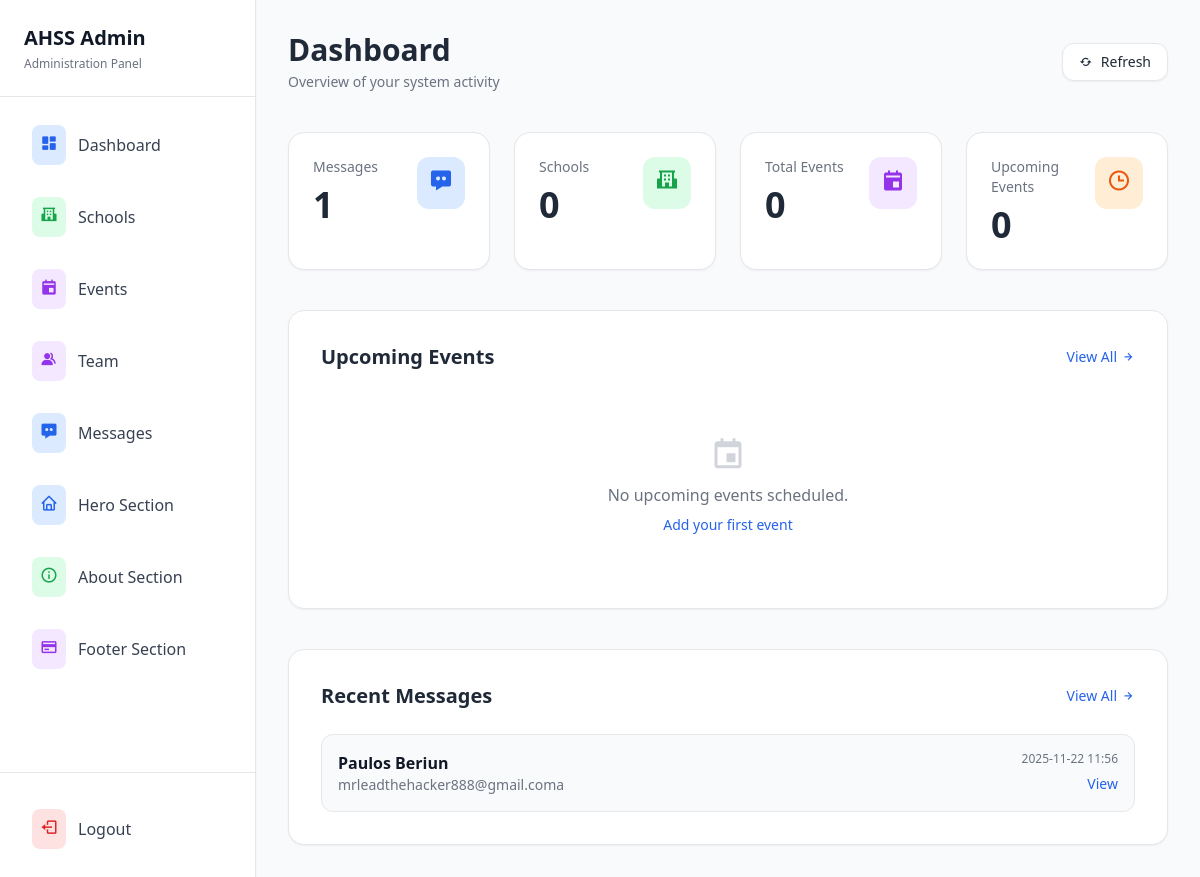
Screenshot of /admin/dashboard (signed in) with the database file from the repository.
### tables this page shows
CREATE TABLE contact_messages
                (id INTEGER PRIMARY KEY AUTOINCREMENT, name TEXT NOT NULL, email TEXT NOT NULL, message TEXT NOT NULL,
                is_read BOOLEAN DEFAULT 0, created_at TIMESTAMP DEFAULT CURRENT_TIMESTAMP);

### app.py (the view)
@app.route('/admin/dashboard')
@admin_required
def admin_dashboard():
    conn = get_db_connection()
    messages_count = conn.execute('SELECT COUNT(*) FROM contact_messages').fetchone()[0]
    schools_count = conn.execute('SELECT COUNT(*) FROM schools').fetchone()[0]
    events_count = conn.execute('SELECT COUNT(*) FROM events').fetchone()[0]
    upcoming_events_count = conn.execute('SELECT COUNT(*) FROM events WHERE event_type = "upcoming" AND is_active = 1').fetchone()[0]
    recent_messages = conn.execute('SELECT * FROM contact_messages ORDER BY created_at DESC LIMIT 5').fetchall()
    upcoming_events = conn.execute('SELECT * FROM events WHERE event_type = "upcoming" AND is_active = 1 ORDER BY event_date ASC LIMIT 3').fetchall()
    conn.close()
    return render_template('admin/dashboard.html', messages_count=messages_count, schools_count=schools_count,
                         events_count=events_count, upcoming_events_count=upcoming_events_count,
                         recent_messages=recent_messages, upcoming_events=upcoming_events)

### app.py (called while the page is built)
def get_db_connection():
    conn = sqlite3.connect('site.db')
    conn.row_factory = sqlite3.Row
    return conn

def admin_required(f):
    @wraps(f)
    def decorated_function(*args, **kwargs):
        if 'admin_logged_in' not in session:
            flash('Please login to access this page.', 'error')
            return redirect(url_for('admin_login'))
        if 'login_time' in session:
            login_time = datetime.fromisoformat(session['login_time'])
            if datetime.now() - login_time > app.config['PERMANENT_SESSION_LIFETIME']:
                session.clear()
                flash('Session expired. Please login again.', 'error')
                return redirect(url_for('admin_login'))
        return f(*args, **kwargs)
    return decorated_function

@app.before_request
def make_session_permanent():
    session.permanent = True

### templates/admin/dashboard.html (shortened to what this page needs)
<!DOCTYPE html>
<html lang="en">
<head>
    <script src="https://cdn.tailwindcss.com"></script>
    <link href='https://unpkg.com/boxicons@2.1.4/css/boxicons.min.css' rel='stylesheet'>
</head>
<body class="bg-gray-50 text-gray-800">
<div class="flex min-h-screen">
    {% include 'admin/include/sidebar.html' %}
    <main class="lg:ml-64 flex-1 p-8">
        <div class="max-w-7xl mx-auto space-y-10">
            <div class="flex items-center justify-between">
                <div>
                    <h1 class="text-3xl font-bold">Dashboard</h1>
                    <p class="text-gray-500 text-sm mt-1">Overview of your system activity</p>
                </div>
                <div class="flex items-center space-x-3">
                    <button class="px-4 py-2 bg-white border border-gray-200 rounded-xl shadow-sm hover:shadow-md transition text-sm flex items-center">
                        <i class='bx bx-refresh mr-2'></i> Refresh
                    </button>
                </div>
            </div>
<div class="grid grid-cols-1 sm:grid-cols-2 lg:grid-cols-4 gap-6">
    <div class="bg-white rounded-2xl border border-gray-200 p-6 shadow-sm hover:shadow-md transition">
        <div class="flex items-start justify-between">
            <div>
                <p class="text-sm text-gray-500">Messages</p>
                <p class="text-4xl font-semibold mt-2">{{ messages_count }}</p>
            </div>
            <div class="p-3 bg-blue-100 text-blue-600 rounded-xl">
                <i class='bx bxs-message-dots text-2xl'></i>
            </div>
        </div>
    </div>
    <div class="bg-white rounded-2xl border border-gray-200 p-6 shadow-sm hover:shadow-md transition">
        <div class="flex items-start justify-between">
            <div>
                <p class="text-sm text-gray-500">Schools</p>
                <p class="text-4xl font-semibold mt-2">{{ schools_count }}</p>
            </div>
            <div class="p-3 bg-green-100 text-green-600 rounded-xl">
                <i class='bx bxs-school text-2xl'></i>
            </div>
        </div>
    </div>
    <div class="bg-white rounded-2xl border border-gray-200 p-6 shadow-sm hover:shadow-md transition">
        <div class="flex items-start justify-between">
            <div>
                <p class="text-sm text-gray-500">Total Events</p>
                <p class="text-4xl font-semibold mt-2">{{ events_count }}</p>
            </div>
            <div class="p-3 bg-purple-100 text-purple-600 rounded-xl">
                <i class='bx bxs-calendar-event text-2xl'></i>
            </div>
        </div>
    </div>
    <div class="bg-white rounded-2xl border border-gray-200 p-6 shadow-sm hover:shadow-md transition">
        <div class="flex items-start justify-between">
            <div>
                <p class="text-sm text-gray-500">Upcoming Events</p>
                <p class="text-4xl font-semibold mt-2">{{ upcoming_events_count }}</p>
            </div>
            <div class="p-3 bg-orange-100 text-orange-600 rounded-xl">
                <i class='bx bx-time text-2xl'></i>
            </div>
        </div>
    </div>
</div>
<div class="bg-white rounded-2xl border border-gray-200 shadow-sm p-8">
    <div class="flex items-center justify-between mb-6">
        <h2 class="text-xl font-semibold">Upcoming Events</h2>
        <a href="{{ url_for('admin_events') }}" class="text-blue-600 text-sm font-medium hover:underline flex items-center">
            View All <i class='bx bx-right-arrow-alt ml-1'></i>
        </a>
    </div>
    {% if upcoming_events %}
        <div class="space-y-4">
            {% for event in upcoming_events %}
            <div class="flex items-center justify-between p-4 bg-gray-50 rounded-xl border border-gray-200 hover:bg-gray-100 transition">
                <div>
                    <p class="font-semibold text-gray-900">{{ event.title }}</p>
                    <p class="text-sm text-gray-500">{{ event.event_date }}</p>
                </div>
                <div class="text-right">
                    <small class="text-xs text-gray-500 block mb-1">
                        {% if event.event_type == 'upcoming' %}
                            <span class="text-blue-600">● Upcoming</span>
                        {% else %}
                            <span class="text-green-600">● Past</span>
                        {% endif %}
                    </small>
                    <a href="{{ url_for('edit_event', event_id=event.id) }}" class="text-blue-600 text-sm hover:underline">View</a>
                </div>
            </div>
            {% endfor %}
        </div>
    {% else %}
        <div class="py-10 text-center text-gray-500">
            <i class='bx bx-calendar-event text-4xl mb-3 text-gray-300'></i>
            <p>No upcoming events scheduled.</p>
            <a href="{{ url_for('new_event') }}" class="text-blue-600 text-sm hover:underline mt-2 inline-block">
                Add your first event
            </a>
        </div>
    {% endif %}
</div>
            <div class="bg-white rounded-2xl border border-gray-200 shadow-sm p-8">
                <div class="flex items-center justify-between mb-6">
                    <h2 class="text-xl font-semibold">Recent Messages</h2>
                    <a href="{{ url_for('admin_messages') }}" class="text-blue-600 text-sm font-medium hover:underline flex items-center">
                        View All <i class='bx bx-right-arrow-alt ml-1'></i>
                    </a>
                </div>
                {% if recent_messages %}
                    <div class="space-y-4">
                        {% for message in recent_messages %}
                        <div class="flex items-center justify-between p-4 bg-gray-50 rounded-xl border border-gray-200 hover:bg-gray-100 transition">
                            <div>
                                <p class="font-semibold text-gray-900">{{ message.name }}</p>
                                <p class="text-sm text-gray-500">{{ message.email }}</p>
                            </div>
                            <div class="text-right">
                                <small class="text-xs text-gray-500 block mb-1">{{ message.created_at[:16] }}</small>
                                <a href="{{ url_for('view_message', message_id=message.id) }}" class="text-blue-600 text-sm hover:underline">View</a>
                            </div>
                        </div>
                        {% endfor %}
                    </div>
                {% else %}
                    <div class="py-10 text-center text-gray-500">No recent messages found</div>
                {% endif %}
            </div>
        </div>
    </main>
</div>
</body>
</html>

### rows the page displays
contact_messages: name "Paulos Beriun", email "mrleadthehacker888@gmail.coma", created_at "2025-11-22 11:56"

### other values shown
{{ messages_count }} "1"
{{ schools_count }} "0"
{{ events_count }} "0"
{{ upcoming_events_count }} "0"
